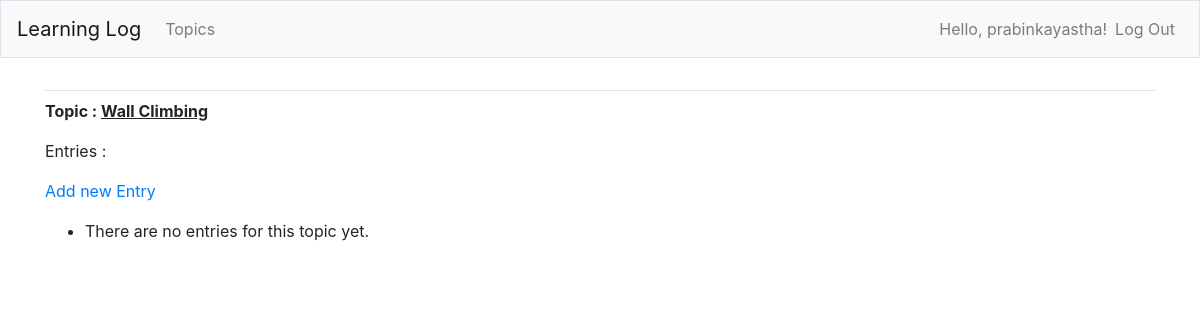
The app's page /topics/2/ (signed in), older data.
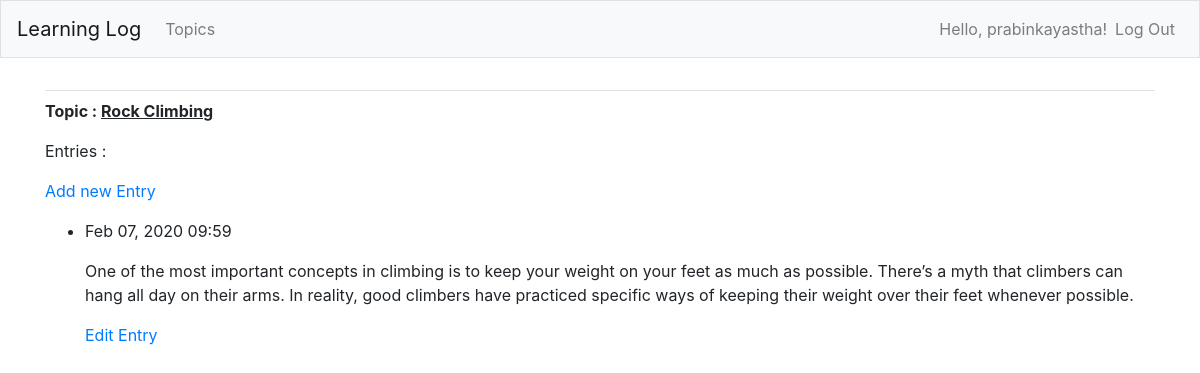
The same page, newer data.
### learning_logs/models.py (models this page shows, shortened)
class Topic(models.Model):
    text = models.CharField(max_length=200)
    date_added = models.DateTimeField(auto_now_add=True)
    owner = models.ForeignKey(User, on_delete=models.CASCADE)
    def __str__(self):
        return self.text

class Entry(models.Model):
    topic = models.ForeignKey(Topic, on_delete= models.CASCADE)
    text = models.TextField()
    date_added = models.DateTimeField(auto_now_add=True)
    owner = models.ForeignKey(User, on_delete=models.CASCADE)
    class Meta:
        verbose_name_plural = 'Entries'

### learning_logs/views.py (the view)
# urls.py: path('topics/<int:topic_id>/', views.topic, name = 'topic'),
@login_required
def topic(request, topic_id):
    topic = Topic.objects.get(id=topic_id)
    if not check_topic_owner(request, topic):
        raise Http404
    entries =topic.entry_set.order_by('-date_added')
    context = {'topic':topic, 'entries' : entries}
    return render(request, 'learning_logs/topic.html', context)

### learning_logs/views.py (called while the page is built)
def check_topic_owner(request, topic):
    return (request.user == topic.owner)

### learning_logs/templates/learning_logs/topic.html
{% extends 'learning_logs/base.html' %}
{% block content %}
<p>
<strong>Topic : <u>{{topic}}</u> </strong>
</p>
<p>Entries : </p>
<p>
    <a href="{% url 'learning_logs:new_entry' topic.id %}">Add new Entry</a>
</p>
<ul>
    {% for entry in entries %}
    <li>
    <p>
        {{entry.date_added|date:'M d, Y H:i'}}
    </p>
    <p>
        {{entry.text|linebreaks}}
    </p>
    <p>
        <a href="{% url 'learning_logs:edit_entry' entry.id %}"> Edit Entry</a>
    </p>
    </li>
    {% empty %}
        <li>
            There are no entries for this topic yet.
        </li>
    {% endfor %}
</ul>
{% endblock content %}

Row changes from the older to the newer data that the page shows:
changed Topic: text "Wall Climbing" → "Rock Climbing"
added Entry: date_added "Feb 07, 2020 09:59", text "One of the most important concepts in climbing is to keep your weight on your feet as much as possible. There’s a myth that climbers can hang all day on their arms. In reality, good climbers have practiced specific ways of keeping their weight over their feet whenever possible."
Text that changed along with them:
text no longer shown: "There are no entries for this topic yet."
